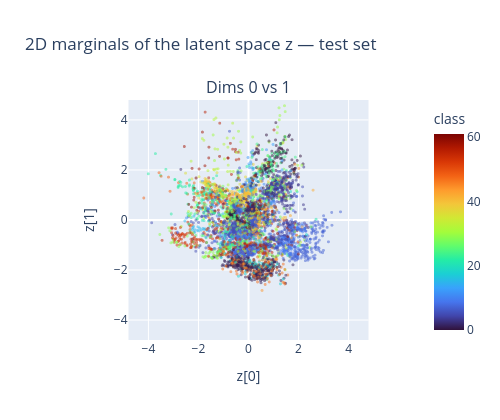

Notebook code for this chart:
### Markdown cell above
## 11. 2D marginals of the latent space (for the presentation)

Projects all test set examples into the latent space
and plots scatter plots of pairs of dimensions colored by class.
This shows whether the VAE learned a good class-separated representation.

### Code cell
@torch.no_grad()
def plot_latent_marginals(model, loader, device, n_pairs=None, max_samples=5000):
    """
    Plots scatter plots of pairs of latent space dimensions.
    Each point is colored by the image class.
    """
    model.eval()
    all_z, all_labels = [], []

    for images, labels in loader:
        x = image_to_vec(images.to(device))
        z = model.encode(x)   # uses only mu, no noise
        all_z.append(z.cpu())
        all_labels.append(labels)
        if sum(len(b) for b in all_z) >= max_samples:
            break

    Z      = torch.cat(all_z)[:max_samples].numpy()
    labels = torch.cat(all_labels)[:max_samples].numpy()

    # derive n_pairs from the actual latent dimension
    latent_dim = Z.shape[1]
    if n_pairs is None:
        n_pairs = latent_dim // 2
    n_pairs = min(n_pairs, latent_dim // 2)  # safety clamp

    # plot n_pairs pairs of dimensions: (0,1), (2,3), ...
    titles = [f'Dims {2 * i} vs {2 * i + 1}' for i in range(n_pairs)]
    # equal width per subplot so each panel is rendered as a square
    panel_px = 420
    fig = make_subplots(rows=1, cols=n_pairs, subplot_titles=titles,
                        horizontal_spacing=0.06)

    for i in range(n_pairs):
        d1, d2 = 2 * i, 2 * i + 1
        # per-pair symmetric range: same for x and y so axes are equal
        pair_max = float(max(np.abs(Z[:, d1]).max(), np.abs(Z[:, d2]).max()))
        r = pair_max * 1.05
        ax_range = [-r, r]
        fig.add_trace(
            go.Scattergl(
                x=Z[:, d1], y=Z[:, d2], mode='markers',
                marker=dict(size=3, color=labels, colorscale='Turbo',
                            opacity=0.5, cmin=0, cmax=61,
                            showscale=(i == n_pairs - 1),
                            colorbar=dict(title='class')),
                showlegend=False,
            ),
            row=1, col=i + 1,
        )
        fig.update_xaxes(title_text=f'z[{d1}]', range=ax_range,
                         constrain='domain', row=1, col=i + 1)
        fig.update_yaxes(title_text=f'z[{d2}]', range=ax_range,
                         constrain='domain',
                         scaleanchor=f'x{i + 1}' if i > 0 else 'x',
                         scaleratio=1, row=1, col=i + 1)

    fig.update_layout(
        title_text='2D marginals of the latent space z — test set',
        width=panel_px * n_pairs + 80, height=panel_px,
    )
    os.makedirs(RESULTS_DIR, exist_ok=True)
    fig.write_image(os.path.join(RESULTS_DIR, 'latent_marginals.png'), scale=2)
    fig.show()

# Prefer the best checkpoint; if it is missing, fall back to the in-memory model
if os.path.exists(os.path.join(CKPT_DIR, 'vae_best.ckpt')):
    plot_model, _ = load_checkpoint('vae_best.ckpt')
elif 'model' in globals():
    print('vae_best.ckpt not found — using the in-memory model from the last run.')
    plot_model = model
else:
    raise FileNotFoundError(
        'No vae_best.ckpt and no model in memory. '
        'Run the training cell first.'
    )

plot_latent_marginals(plot_model, test_loader, device)

### Figure 1 — Plotly figure (JSON) as saved in the notebook; plotly's stock layout.template omitted (floating-point values rounded to 4 significant figures; data arrays with more than 128 entries replaced by an {"elided": "..."} marker saying what was removed)
{"data": [{"marker": {"cmax": 61, "cmin": 0, "color": {"elided": "5000 int values"}, "colorbar": {"title": {"text": "class"}}, "colorscale": [[0, "#30123b"], [0.07143, "#4145ab"], [0.1429, "#4675ed"], [0.2143, "#39a2fc"], [0.2857, "#1bcfd4"], [0.3571, "#24eca6"], [0.4286, "#61fc6c"], [0.5, "#a4fc3b"], [0.5714, "#d1e834"], [0.6429, "#f3c63a"], [0.7143, "#fe9b2d"], [0.7857, "#f36315"], [0.8571, "#d93806"], [0.9286, "#b11901"], [1, "#7a0402"]], "opacity": 0.5, "showscale": true, "size": 3}, "mode": "markers", "showlegend": false, "type": "scattergl", "x": {"elided": "5000 float values"}, "xaxis": "x", "y": {"elided": "5000 float values"}, "yaxis": "y"}], "layout": {"annotations": [{"font": {"size": 16}, "showarrow": false, "text": "Dims 0 vs 1", "x": 0.5, "xanchor": "center", "xref": "paper", "y": 1, "yanchor": "bottom", "yref": "paper"}], "height": 420, "title": {"text": "2D marginals of the latent space z — test set"}, "width": 500, "xaxis": {"anchor": "y", "constrain": "domain", "domain": [0, 1], "range": [-4.796, 4.796], "title": {"text": "z[0]"}}, "yaxis": {"anchor": "x", "constrain": "domain", "domain": [0, 1], "range": [-4.796, 4.796], "scaleanchor": "x", "scaleratio": 1, "title": {"text": "z[1]"}}}}
